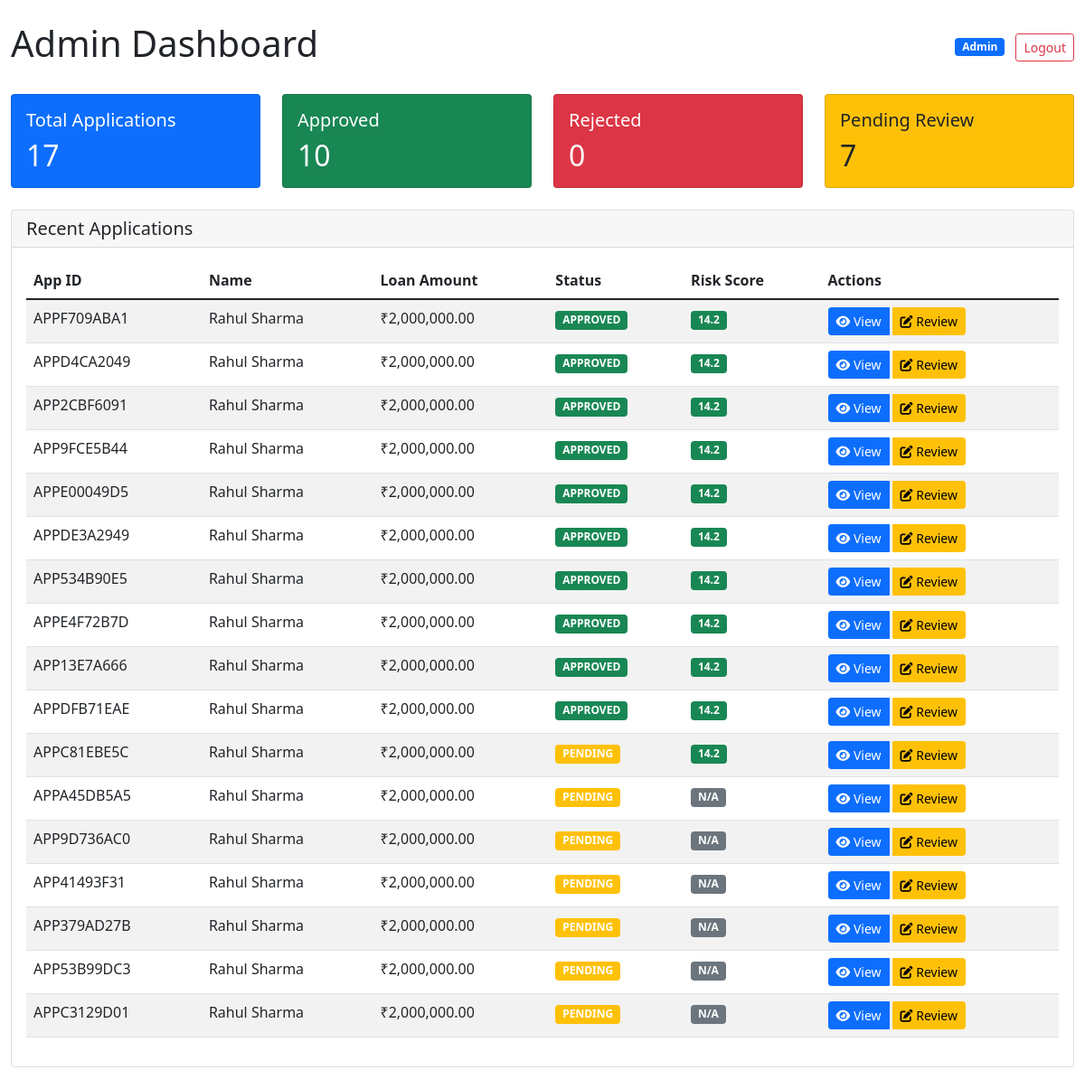
The app's page /admin/dashboard (signed in) with its own data.
### models.py (models this page shows)
class Application(db.Model):
    id = db.Column(db.String(20), primary_key=True)
    user_id = db.Column(db.Integer, db.ForeignKey('user.id'), nullable=False)
    first_name = db.Column(db.String(100), nullable=False)
    last_name = db.Column(db.String(100), nullable=False)
    email = db.Column(db.String(120), nullable=False)
    gender = db.Column(db.String(10))
    current_address = db.Column(db.Text)
    is_rented = db.Column(db.Boolean, default=False)
    has_own_property = db.Column(db.Boolean, default=False)
    aadhar_number = db.Column(db.String(12), nullable=False)
    pan_number = db.Column(db.String(10), nullable=False)
    monthly_salary = db.Column(db.Float, nullable=False)
    company_name = db.Column(db.String(200))
    existing_emi = db.Column(db.Float, default=0)
    cibil_score = db.Column(db.Integer)
    loan_amount = db.Column(db.Float, nullable=False)
    property_valuation = db.Column(db.Float, nullable=False)
    property_address = db.Column(db.Text)
    is_non_agricultural = db.Column(db.Boolean, default=True)
    has_existing_mortgage = db.Column(db.Boolean, default=False)
    status = db.Column(db.String(20), default='PENDING')
    employment_status = db.Column(db.String(20), default='PENDING')
    kyc_status = db.Column(db.String(20), default='PENDING')
    banking_analysis_report = db.Column(db.Text)
    fraud_detection_report = db.Column(db.Text)
    interest_rate = db.Column(db.Float)
    loan_term_years = db.Column(db.Integer)
    emi_amount = db.Column(db.Float)
    ai_analysis_report = db.Column(db.Text)
    created_at = db.Column(db.DateTime, default=datetime.utcnow)
    updated_at = db.Column(db.DateTime, default=datetime.utcnow, onupdate=datetime.utcnow)
    na_document_verification = db.Column(db.Text)  # Store NA verification report as JSON
    na_document_status = db.Column(db.String(20), default='PENDING')
    na_document_risk_score = db.Column(db.Float, default=0.0)
    documents = db.relationship('Document', backref='application', lazy=True, cascade='all, delete-orphan')
    emis = db.relationship('EMI', backref='application', lazy=True, cascade='all, delete-orphan')
    employment_verification_status = db.Column(db.String(50), default='PENDING')
    employment_verification_report = db.Column(db.Text)  # Store detailed employment verification
    document_verification_status = db.Column(db.String(50), default='PENDING')
    document_verification_report = db.Column(db.Text)    # Store document verification details
    na_document_verification = db.Column(db.Text)        # Non-agricultural document verification
    overall_risk_score = db.Column(db.Float)             # Overall risk score 0-100
    verification_summary = db.Column(db.Text)            # Final verification summary
    emi_plan_generated = db.Column(db.Boolean, default=False)
    loan_disbursement_date = db.Column(db.DateTime)
    first_emi_date = db.Column(db.DateTime)

### admin/routes.py (the view)
@admin_bp.route('/dashboard')
@admin_required
def dashboard():
    try:
        total_applications = Application.query.count()
        approved_count = Application.query.filter_by(status='APPROVED').count()
        rejected_count = Application.query.filter_by(status='REJECTED').count()
        pending_count = Application.query.filter_by(status='PENDING').count()
        stats = {
            'total_applications': total_applications,
            'approved_count': approved_count,
            'rejected_count': rejected_count,
            'pending_count': pending_count
        }
        recent_apps = Application.query.order_by(Application.created_at.desc()).limit(20).all()
        return render_template('admin/dashboard.html',
                             stats=stats,
                             applications=recent_apps)
    except Exception as e:
        current_app.logger.error(f"Error loading admin dashboard: {str(e)}")
        flash('Error loading dashboard.', 'error')
        return render_template('admin/dashboard.html', stats={}, applications=[])

### admin/routes.py (called while the page is built)
def admin_required(f):
    @wraps(f)
    def decorated_function(*args, **kwargs):
        if 'admin_id' not in session:
            flash('Please log in as admin to access this page.', 'error')
            return redirect(url_for('login'))
        return f(*args, **kwargs)
    return decorated_function

### templates/admin/dashboard.html (shortened to what this page needs)
<!DOCTYPE html>
<html lang="en">
<head>
    <link href="https://cdn.jsdelivr.net/npm/bootstrap@5.1.3/dist/css/bootstrap.min.css" rel="stylesheet">
    <link href="https://cdnjs.cloudflare.com/ajax/libs/font-awesome/6.0.0/css/all.min.css" rel="stylesheet">
</head>
<body>
    <div class="container-fluid py-4">
        <div class="d-flex justify-content-between align-items-center mb-4">
            <h1>Admin Dashboard</h1>
            <div>
                <span class="badge bg-primary">Admin</span>
                <a href="{{ url_for('admin_logout') }}" class="btn btn-outline-danger btn-sm ms-2">Logout</a>
            </div>
        </div>
        <div class="row mb-4">
            <div class="col-md-3">
                <div class="card bg-primary text-white">
                    <div class="card-body">
                        <h5 class="card-title">Total Applications</h5>
                        <h2 class="card-text">{{ stats.total_applications }}</h2>
                    </div>
                </div>
            </div>
            <div class="col-md-3">
                <div class="card bg-success text-white">
                    <div class="card-body">
                        <h5 class="card-title">Approved</h5>
                        <h2 class="card-text">{{ stats.approved_count }}</h2>
                    </div>
                </div>
            </div>
            <div class="col-md-3">
                <div class="card bg-danger text-white">
                    <div class="card-body">
                        <h5 class="card-title">Rejected</h5>
                        <h2 class="card-text">{{ stats.rejected_count }}</h2>
                    </div>
                </div>
            </div>
            <div class="col-md-3">
                <div class="card bg-warning text-dark">
                    <div class="card-body">
                        <h5 class="card-title">Pending Review</h5>
                        <h2 class="card-text">{{ stats.pending_count }}</h2>
                    </div>
                </div>
            </div>
        </div>
        <div class="card">
            <div class="card-header">
                <h5 class="mb-0">Recent Applications</h5>
            </div>
            <div class="card-body">
                <div class="table-responsive">
                    <table class="table table-striped">
                        <thead>
                            <tr>
                                <th>App ID</th>
                                <th>Name</th>
                                <th>Loan Amount</th>
                                <th>Status</th>
                                <th>Risk Score</th>
                                <th>Actions</th>
                            </tr>
                        </thead>
                        <tbody>
                            {% for app in applications %}
                            <tr>
                                <td>{{ app.id }}</td>
                                <td>{{ app.first_name }} {{ app.last_name }}</td>
                                <td>
                                    {% if app.loan_amount %}
                                        ₹{{ "{:,.2f}".format(app.loan_amount) }}
                                    {% else %}
                                        <span class="text-muted">N/A</span>
                                    {% endif %}
                                </td>
                                <td>
                                    <span class="badge
                                        {% if app.status == 'APPROVED' %}bg-success
                                        {% elif app.status == 'REJECTED' %}bg-danger
                                        {% elif app.status == 'PENDING' %}bg-warning
                                        {% else %}bg-secondary{% endif %}">
                                        {{ app.status }}
                                    </span>
                                </td>
                                <td>
                                    {% if app.overall_risk_score is not none %}
                                        <span class="badge
                                            {% if app.overall_risk_score <= 25 %}bg-success
                                            {% elif app.overall_risk_score <= 50 %}bg-warning
                                            {% elif app.overall_risk_score <= 75 %}bg-danger
                                            {% else %}bg-dark{% endif %}">
                                            {{ "%.1f"|format(app.overall_risk_score) }}
                                        </span>
                                    {% else %}
                                        <span class="badge bg-secondary">N/A</span>
                                    {% endif %}
                                </td>
                                <td>
                                    <div class="btn-group" role="group">
                                        <a href="{{ url_for('status', app_id=app.id) }}"
                                           class="btn btn-primary btn-sm me-1">
                                            <i class="fas fa-eye"></i> View
                                        </a>
                                        <a href="{{ url_for('admin.review_application', app_id=app.id) }}"
                                           class="btn btn-warning btn-sm">
                                            <i class="fas fa-edit"></i> Review
                                        </a>
                                    </div>
                                </td>
                            </tr>
                            {% endfor %}
                        </tbody>
                    </table>
                </div>
            </div>
        </div>
    </div>
</body>
</html>

### records on screen
Application: id "APPF709ABA1", first_name "Rahul", last_name "Sharma", loan_amount "2,000,000.00", status "APPROVED", overall_risk_score "14.2"
Application: id "APPD4CA2049", first_name "Rahul", last_name "Sharma", loan_amount "2,000,000.00", status "APPROVED", overall_risk_score "14.2"
Application: id "APP2CBF6091", first_name "Rahul", last_name "Sharma", loan_amount "2,000,000.00", status "APPROVED", overall_risk_score "14.2"
Application: id "APP9FCE5B44", first_name "Rahul", last_name "Sharma", loan_amount "2,000,000.00", status "APPROVED", overall_risk_score "14.2"
Application: id "APPE00049D5", first_name "Rahul", last_name "Sharma", loan_amount "2,000,000.00", status "APPROVED", overall_risk_score "14.2"
Application: id "APPDE3A2949", first_name "Rahul", last_name "Sharma", loan_amount "2,000,000.00", status "APPROVED", overall_risk_score "14.2"
Application: id "APP534B90E5", first_name "Rahul", last_name "Sharma", loan_amount "2,000,000.00", status "APPROVED", overall_risk_score "14.2"
Application: id "APPE4F72B7D", first_name "Rahul", last_name "Sharma", loan_amount "2,000,000.00", status "APPROVED", overall_risk_score "14.2"
Application: id "APP13E7A666", first_name "Rahul", last_name "Sharma", loan_amount "2,000,000.00", status "APPROVED", overall_risk_score "14.2"
Application: id "APPDFB71EAE", first_name "Rahul", last_name "Sharma", loan_amount "2,000,000.00", status "APPROVED", overall_risk_score "14.2"
Application: id "APPC81EBE5C", first_name "Rahul", last_name "Sharma", loan_amount "2,000,000.00", status "PENDING", overall_risk_score "14.2"
Application: id "APPA45DB5A5", first_name "Rahul", last_name "Sharma", loan_amount "2,000,000.00", status "PENDING", shows "N/A"
Application: id "APP9D736AC0", first_name "Rahul", last_name "Sharma", loan_amount "2,000,000.00", status "PENDING", shows "N/A"
Application: id "APP41493F31", first_name "Rahul", last_name "Sharma", loan_amount "2,000,000.00", status "PENDING", shows "N/A"
Application: id "APP379AD27B", first_name "Rahul", last_name "Sharma", loan_amount "2,000,000.00", status "PENDING", shows "N/A"
Application: id "APP53B99DC3", first_name "Rahul", last_name "Sharma", loan_amount "2,000,000.00", status "PENDING", shows "N/A"
Application: id "APPC3129D01", first_name "Rahul", last_name "Sharma", loan_amount "2,000,000.00", status "PENDING", shows "N/A"

### other values on screen
{{ stats.total_applications }} "17"
{{ stats.approved_count }} "10"
{{ stats.rejected_count }} "0"
{{ stats.pending_count }} "7"
